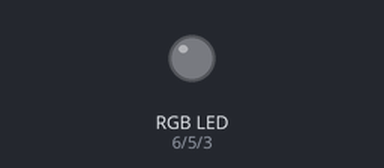
The sketch below on a simulated Arduino Uno, built with avr-gcc and run on an emulated ATmega328P. On the bench: an RGB LED mixed from three pins (HIGH = lit).

Above: at 0.05 s.
At 2.0 s:
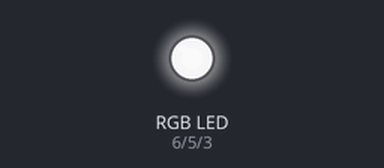
At 3.0 s:
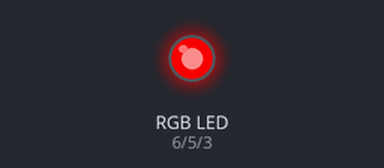
At 4.0 s:
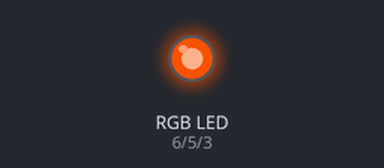
At 6.0 s:
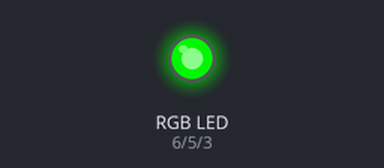
At 8.0 s:
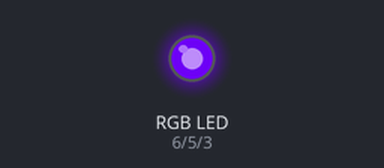
Timing chart, 0 to 10.4 s (numbered marks = the images above):
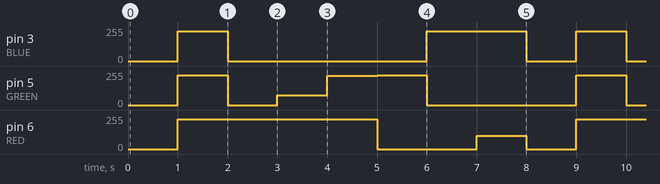

The sketch:

rgb_led.ino
```cpp
// define pins
#define RED 6
#define GREEN 5
#define BLUE 3


void setup() {
  // setup LED lights
  pinMode(RED, OUTPUT);
  pinMode(GREEN, OUTPUT);
  pinMode(BLUE, OUTPUT);
}
void loop() {

  // off
    analogWrite(BLUE, 0);
    analogWrite(GREEN, 0);
    analogWrite(RED, 0);
    delay(1000);

  // White
    analogWrite(BLUE, 225);
    analogWrite(GREEN, 225);
    analogWrite(RED, 225);
    delay(1000);

  // Red
    analogWrite(BLUE, 0);
    analogWrite(GREEN, 0);
    analogWrite(RED, 225);
    delay(1000);

  // Orange
    analogWrite(BLUE, 0);
    analogWrite(GREEN, 75);
    analogWrite(RED, 225);
    delay(1000);

  // Yellow
    analogWrite(BLUE, 0);
    analogWrite(GREEN, 220);
    analogWrite(RED, 225);
    delay(1000);

  //Green
    analogWrite(BLUE, 0);
    analogWrite(GREEN, 225);
    analogWrite(RED, 0);
    delay(1000);

  //Blue
    analogWrite(BLUE, 225);
    analogWrite(GREEN, 0);
    analogWrite(RED, 0);
    delay(1000);

  // Violet
    analogWrite(BLUE, 225);
    analogWrite(GREEN, 0);
    analogWrite(RED, 100);
    delay(1000);
}
```

Measured:
- by itself, pin 3 (BLUE): repeats every 8.0 s: 0/255 4.0 s, 225/255 2.0 s, 0/255 1.0 s, 225/255 1.0 s
- by itself, pin 5 (GREEN): repeats every 8.0 s: 0/255 1.0 s, 75/255 1.0 s, 220/255 1.0 s, 225/255 1.0 s, 0/255 3.0 s, 225/255 1.0 s
- by itself, pin 6 (RED): repeats every 8.0 s: 0/255 2.0 s, 100/255 1.0 s, 0/255 1.0 s, 225/255 4.0 s
